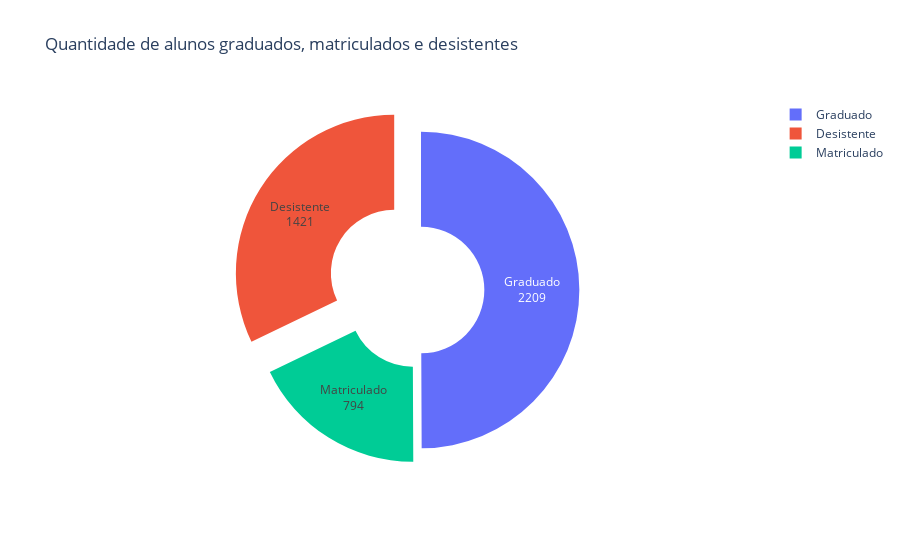

The code cell stored with this chart in its notebook:
### Code cell
x = dropout_analisis['Target'].value_counts().index
y = dropout_analisis['Target'].value_counts().values

df = pd.DataFrame({
    'Target': x,
    'Count_T' : y
})

fig = px.pie(df,
             names ='Target', 
             values ='Count_T',
             title='Quantidade de alunos graduados, matriculados e desistentes')

fig.update_traces(labels=['Graduado','Desistente','Matriculado'], hole=0.4,textinfo='value+label', pull=[0,0.2,0.1])
fig.show()

### Figure 1 — Plotly figure (JSON) as saved in the notebook; plotly's stock layout.template omitted (floating-point values rounded to 4 significant figures)
{"data": [{"domain": {"x": [0, 1], "y": [0, 1]}, "hole": 0.4, "hovertemplate": "Target=%{label}<br>Count_T=%{value}<extra></extra>", "labels": ["Graduado", "Desistente", "Matriculado"], "legendgroup": "", "name": "", "pull": [0, 0.2, 0.1], "showlegend": true, "textinfo": "value+label", "type": "pie", "values": [2209, 1421, 794]}], "layout": {"legend": {"tracegroupgap": 0}, "title": {"text": "Quantidade de alunos graduados, matriculados e desistentes"}}}
